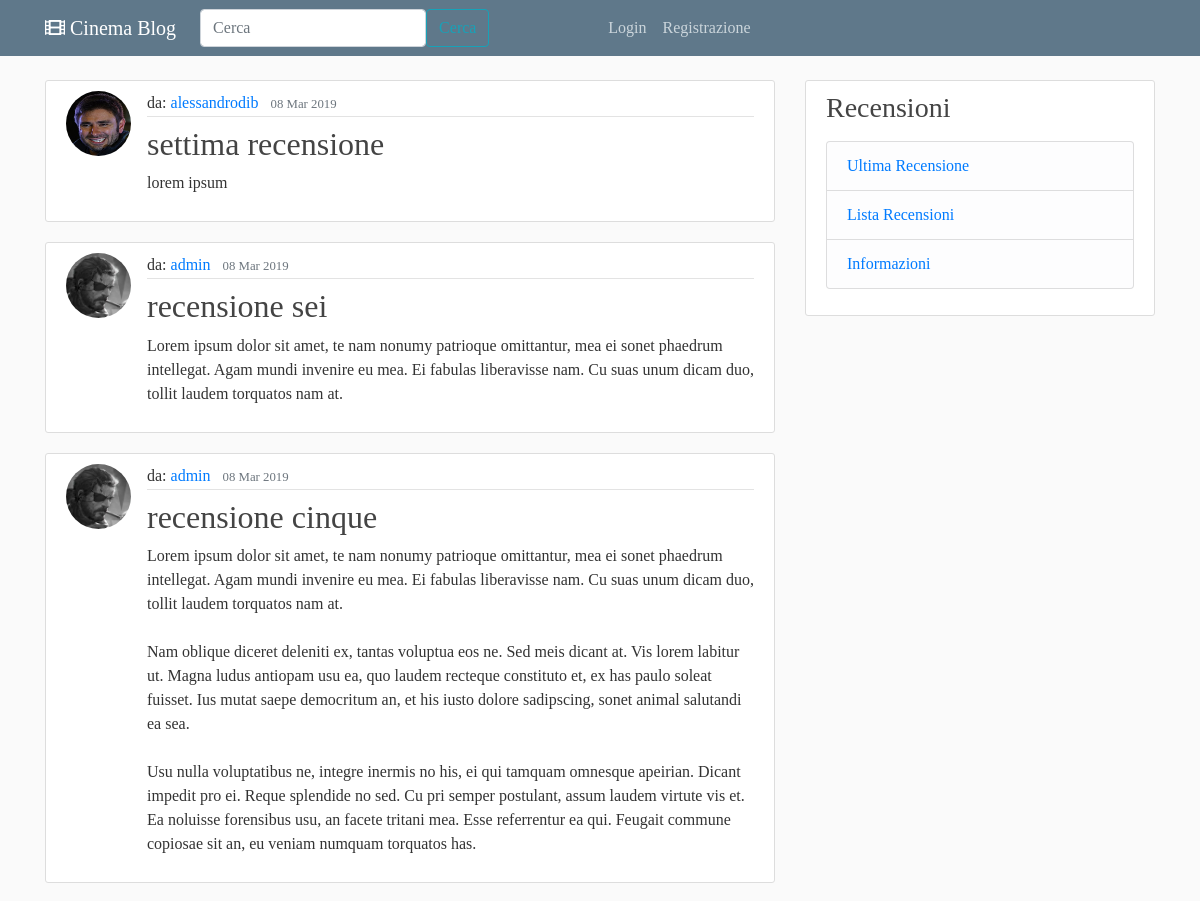
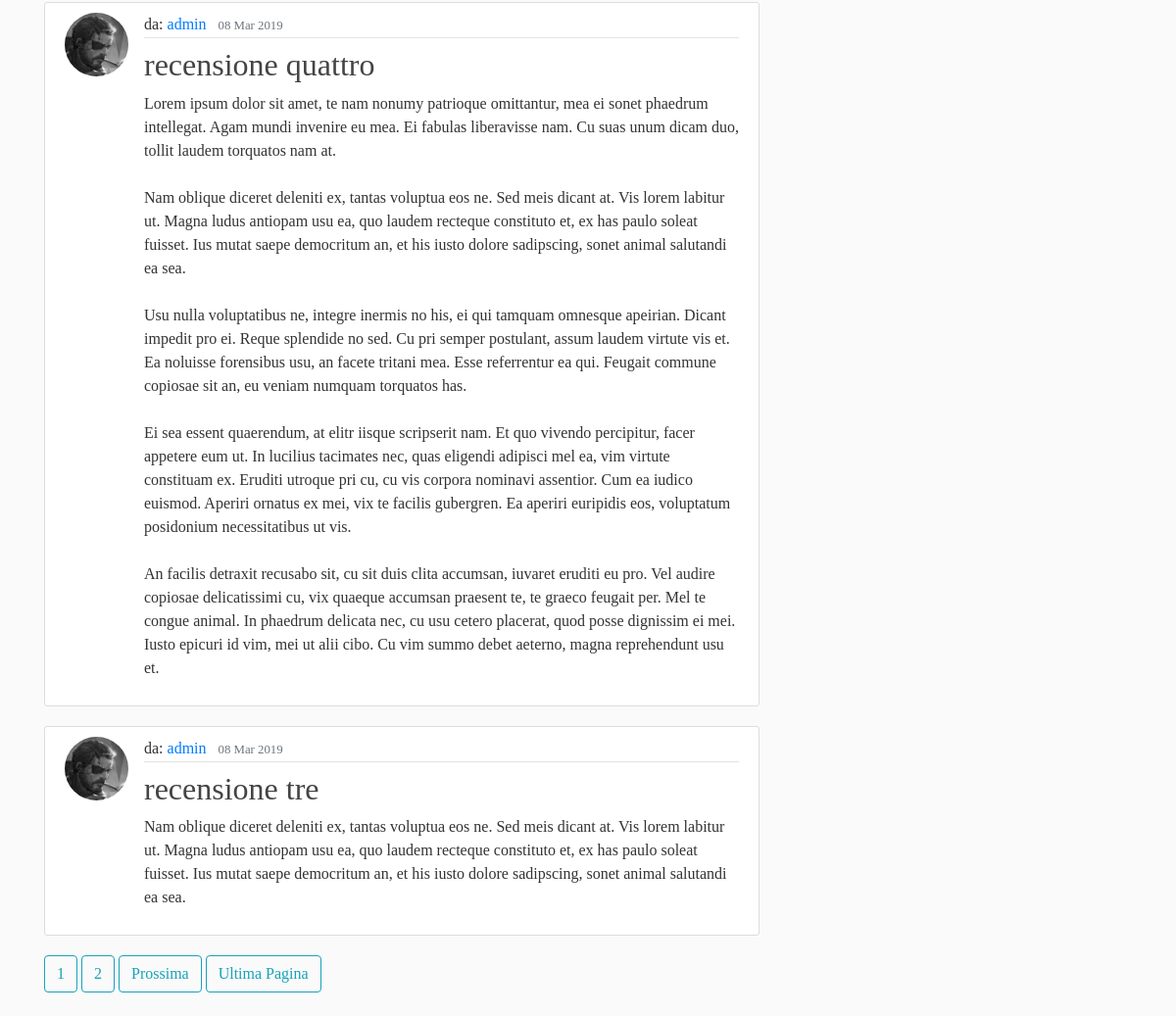
The app's page /reviews/ with its own data (2 pictures, top to bottom).
### blog/models.py (models this page shows, shortened)
class Review(models.Model):
    title = models.CharField(max_length=100)
    content = models.TextField()
    date_posted = models.DateTimeField(default=timezone.now)
    author = models.ForeignKey(User, on_delete=models.CASCADE)

### users/models.py (models this page shows, shortened)
class Profile(models.Model):
    user = models.OneToOneField(User, on_delete=models.CASCADE)
    image = models.ImageField(default='default.jpg', upload_to='profile_pics')

### blog/views.py (the view)
# urls.py: path('reviews/', ReviewListView.as_view(), name = 'review-list'),
class ReviewListView(ListView):
    model = Review
    template_name = "blog/review_list.html"     #<app>/<model>_<viewtype>.html
    context_object_name = "reviews"
    ordering = ['-date_posted']
    paginate_by = 5

### blog/templates/blog/review_list.html (shortened to what this page needs)
{% extends 'blog/base.html' %}
{% block content %}
{% for review in reviews %}
<article class="media content-section">
    <img class="rounded-circle article-img" src="{{ review.author.profile.image.url }}">
    <div class="media-body">
        <div class="article-metadata">
           da: <a class="mr-2" href="{% url 'user-posts' review.author.username %}">{{ review.author }}</a>
            <small class="text-muted">{{ review.date_posted|date:"d M Y" }}</small>
        </div>
        <h2 class="mt-2"><a class="article-title" href="{% url 'review-detail' review.id %}">{{ review.title }}</a></h2>
        <p class="article-content">{{ review.content }}</p>
    </div>
</article>
{% endfor %}
{% if is_paginated %}
    {% for num in page_obj.paginator.page_range %}
        {% if page.obj_number == num %}
            <a class="btn btn-info mb-4" href="?page={{ num }}">{{ num }}</a>
        {% elif num > page_obj.number|add:'-3' and num < page_obj.number|add:'3' %}
            <a class="btn btn-outline-info mb-4" href="?page={{ num }}">{{ num }}</a>
        {% endif %}
    {% endfor %}
    {% if page_obj.has_next %}
        <a class="btn btn-outline-info mb-4" href="?page={{ page_obj.next_page_number }}">Prossima</a>
        <a class="btn btn-outline-info mb-4" href="?page={{ page_obj.paginator.num_pages }}">Ultima Pagina</a>
    {% endif %}
{% endif %}
{% endblock content %}

### blog/static/blog/main.css (style rules this page uses)
body { background: #fafafa; color: #333333; font-family: FOT-NewCinema B; margin-top: 5rem; }
h1, h2, h3, h4, h5, h6 { color: #444444; }
.content-section { background: #ffffff; padding: 10px 20px; border: 1px solid #dddddd; border-radius: 3px; margin-bottom: 20px; }
.article-title { color: #444444; }
.article-content { white-space: pre-line; }
.article-img { height: 65px; width: 65px; margin-right: 16px; }
.article-metadata { padding-bottom: 1px; margin-bottom: 4px; border-bottom: 1px solid #e3e3e3 }

### records on screen
Review: author.profile.image (picture), author "alessandrodib", date_posted "08 Mar 2019", title "settima recensione", content "lorem ipsum"
Review: author.profile.image (picture), author "admin", date_posted "08 Mar 2019", title "recensione sei", content "Lorem ipsum dolor sit amet, te nam nonumy patrioque omittantur, mea ei sonet phaedrum intellegat. Agam mundi invenire eu mea. Ei fabulas liberavisse nam. Cu suas unum dicam duo, tollit laudem torquatos nam at."
Review: author.profile.image (picture), author "admin", date_posted "08 Mar 2019", title "recensione cinque", content "Lorem ipsum dolor sit amet, te nam nonumy patrioque omittantur, mea ei sonet phaedrum intellegat. Agam mundi invenire eu mea. Ei fabulas liberavisse nam. Cu suas unum dicam duo, tollit laudem torquatos nam at. Nam oblique diceret deleniti ex, tantas voluptua eos ne. Sed meis dicant at. Vis lorem labitur ut. Magna ludus antiopam usu ea, quo laudem recteque constituto et, ex has paulo soleat fuisset. Ius mutat saepe democritum an, et his iusto dolore sadipscing, sonet animal salutandi ea sea. Usu nulla voluptatibus ne, integre inermis no his, ei qui tamquam omnesque apeirian. Dicant impedit pro ei. Reque splendide no sed. Cu pri semper postulant, assum laudem virtute vis et. Ea noluisse…"
Review: author.profile.image (picture), author "admin", date_posted "08 Mar 2019", title "recensione quattro", content "Lorem ipsum dolor sit amet, te nam nonumy patrioque omittantur, mea ei sonet phaedrum intellegat. Agam mundi invenire eu mea. Ei fabulas liberavisse nam. Cu suas unum dicam duo, tollit laudem torquatos nam at. Nam oblique diceret deleniti ex, tantas voluptua eos ne. Sed meis dicant at. Vis lorem labitur ut. Magna ludus antiopam usu ea, quo laudem recteque constituto et, ex has paulo soleat fuisset. Ius mutat saepe democritum an, et his iusto dolore sadipscing, sonet animal salutandi ea sea. Usu nulla voluptatibus ne, integre inermis no his, ei qui tamquam omnesque apeirian. Dicant impedit pro ei. Reque splendide no sed. Cu pri semper postulant, assum laudem virtute vis et. Ea noluisse…"
Review: author.profile.image (picture), author "admin", date_posted "08 Mar 2019", title "recensione tre", content "Nam oblique diceret deleniti ex, tantas voluptua eos ne. Sed meis dicant at. Vis lorem labitur ut. Magna ludus antiopam usu ea, quo laudem recteque constituto et, ex has paulo soleat fuisset. Ius mutat saepe democritum an, et his iusto dolore sadipscing, sonet animal salutandi ea sea."

### other values on screen
{{ num }} "1" "2"
